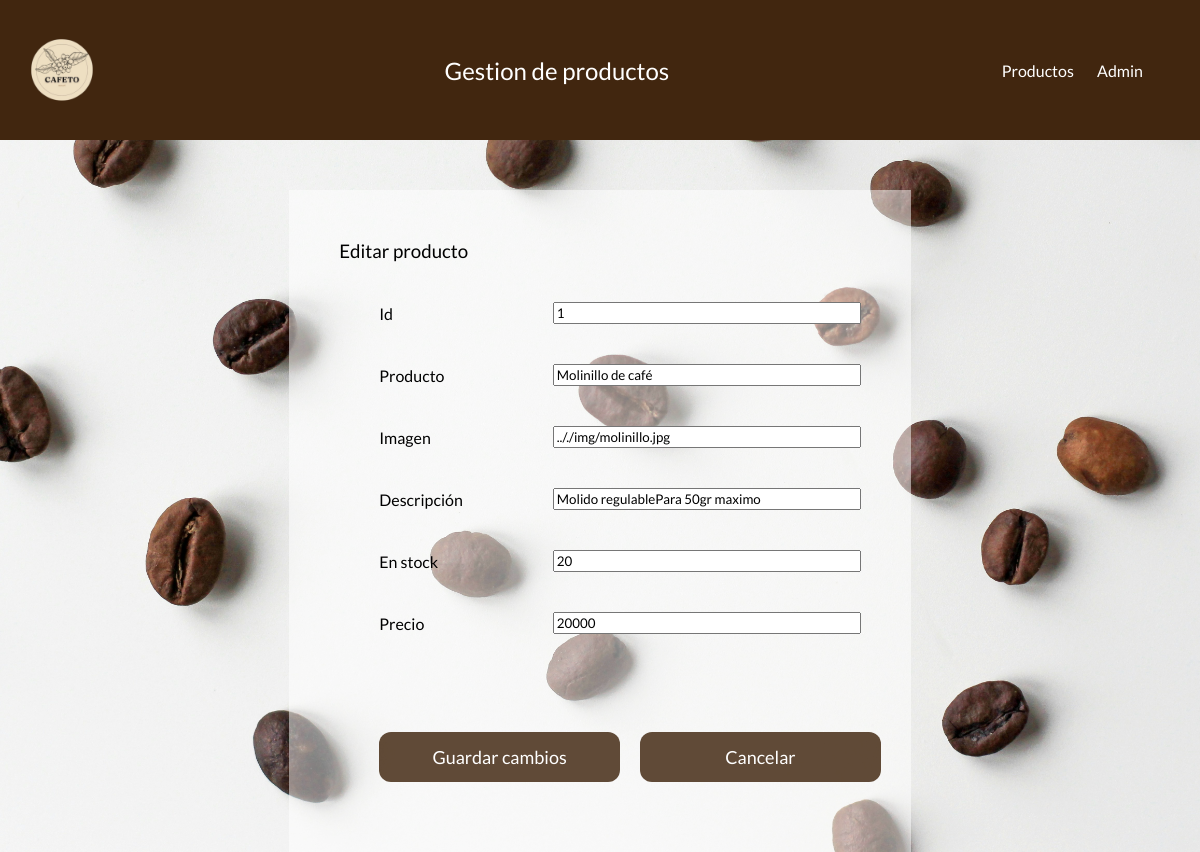
Screenshot of /main/editar_producto.php?id_producto=1 with the database file from the repository.
### tables this page shows
CREATE TABLE `productos` (
  `id_producto` int(11) NOT NULL,
  `nombre_producto` varchar(100) NOT NULL,
  `imagen_producto` varchar(500) NOT NULL,
  `descripcion_producto` varchar(500) NOT NULL,
  `stock_producto` int(11) NOT NULL,
  `precio_producto` int(11) NOT NULL
);

### main/editar_producto.php (the view, shortened to what this page needs)
<?php
$id = $_GET['id_producto'];
$conexion = mysqli_connect("127.0.0.1:3306", "root", "", "proyecto");
$query = "SELECT * FROM productos WHERE id_producto = $id";
$resultado = mysqli_query($conexion, $query);
$columna = mysqli_fetch_assoc($resultado);
echo '<!DOCTYPE html>
<html lang="es">
<head>
    <link rel="stylesheet"  href=".././css/style.css">
</head>
<body style="background-image: url(.././img/nordwood-themes-ivP3TYdLvw0-unsplash.jpg)">
<header class="header">
        <img src=".././img/logo-removebg-preview.png" alt="Logo">
        <h2>Gestion de productos</h2>
        <div class="nav">
        <a href="index.php">Productos</a>
        <a href="usuario.html">Admin</a>
        </div>
      </header>
  <div id="divNuevoProducto">
  <h3>Editar producto</h3>
    <form class="formNuevoProducto" action="./response_get_editar.php" method="get">
      <div class="label oculto">
        <label for="id">Id</label>
          <input id="id" name="id"  type="number" placeholder=" " value="'.$columna["id_producto"].'" readonly/>
        </div>
      <div class="label">
        <label for="nombre">Producto</label>
          <input id="nombre" name="nombre"  type="text" placeholder=" " value="'.$columna["nombre_producto"].'" />
        </div>
        <div class="label">
        <label for="imagen">Imagen</label>
          <input id="imagen" name="imagen"  type="text" value="'.$columna["imagen_producto"].'"  />
          </div>
          <div class="label">
            <label for="descripcion">Descripción</label>
            <input id="descripcion" name="descripcion"  type="text" value="'.$columna["descripcion_producto"].'" placeholder=" " />
          </div>
         <div class="label">
            <label for="stock">En stock</label>
            <input id="stock" type="number" name="stock" value='.$columna["stock_producto"].' placeholder=" " />
          </div>
          <div class="label">
            <label for="precio">Precio</label>
            <input id="precio" type="text" name="precio" value='.$columna["precio_producto"].' placeholder=" " />
          </div>
          <div class="buttonForm">
        <button class="submit">Guardar cambios</button>
        <button class="submit"> <a href="./alta_editar.php"> Cancelar</a></button>
      </div>
    </form>
  </div>
</body>
</html>';
?>

### css/style.css (style rules this page uses)
* { font-family: 'Lato', sans-serif; font-weight: 400; font-style: normal; margin: 0px; }
header { display: flex; padding: 20px; background-color: #41260f; width: 98%; color: white; align-items: center; justify-content: space-between; }
header > img { width: 100px; }
a { text-decoration: none; color: #000000; }
#divNuevoProducto { margin-top: 50px; padding: 50px; background-color: rgba(255, 255, 255, 0.5); width: fit-content; display: flex; flex-wrap: nowrap; flex-direction: column; justify-content: center; }
.formNuevoProducto { width: 100%; padding: 20px; }
.label { padding: 20px; display: flex; flex-direction: row; align-items: center; justify-content: space-between; }
.label > input { width: 300px; }
.label > label { margin-right: 50px; }
.oculto { display: none; }
.submit { background-color: #ffffff; border-radius: 12px; border: 0; box-sizing: border-box; color: #000000; cursor: pointer; font-size: 18px; height: 50px; margin-top: 38px; outline: 0; text-align: center; width: 100%; }
.nav { margin-right: 25px; }
.nav > a { margin-right: 20px; text-decoration: none; color: #fff; }
body { background-size: cover; background-color: #e5d3c4; background-attachment: fixed; display: flex; flex-direction: column; align-items: center; }
#divNuevoProducto { margin-top: 50px; padding: 50px; background-color: rgba(255, 255, 255, 0.5); width: fit-content; }
.formNuevoProducto { display: flex; flex-wrap: nowrap; flex-direction: column; justify-content: center; width: 100%; padding: 20px; }
.buttonForm { margin-top: 40px; display: flex; flex-direction: row; }
.buttonForm > button { margin-left: 20px; padding: 5px; background-color: #41260fd3; color: white; border: 0px; }
.buttonForm > button > a { color: white; }

### rows the page displays
productos: id "1", nombre "Molinillo de café", imagen ".././img/molinillo.jpg", descripcion "Molido regulablePara 50gr maximo", stock "20", precio "20000"
